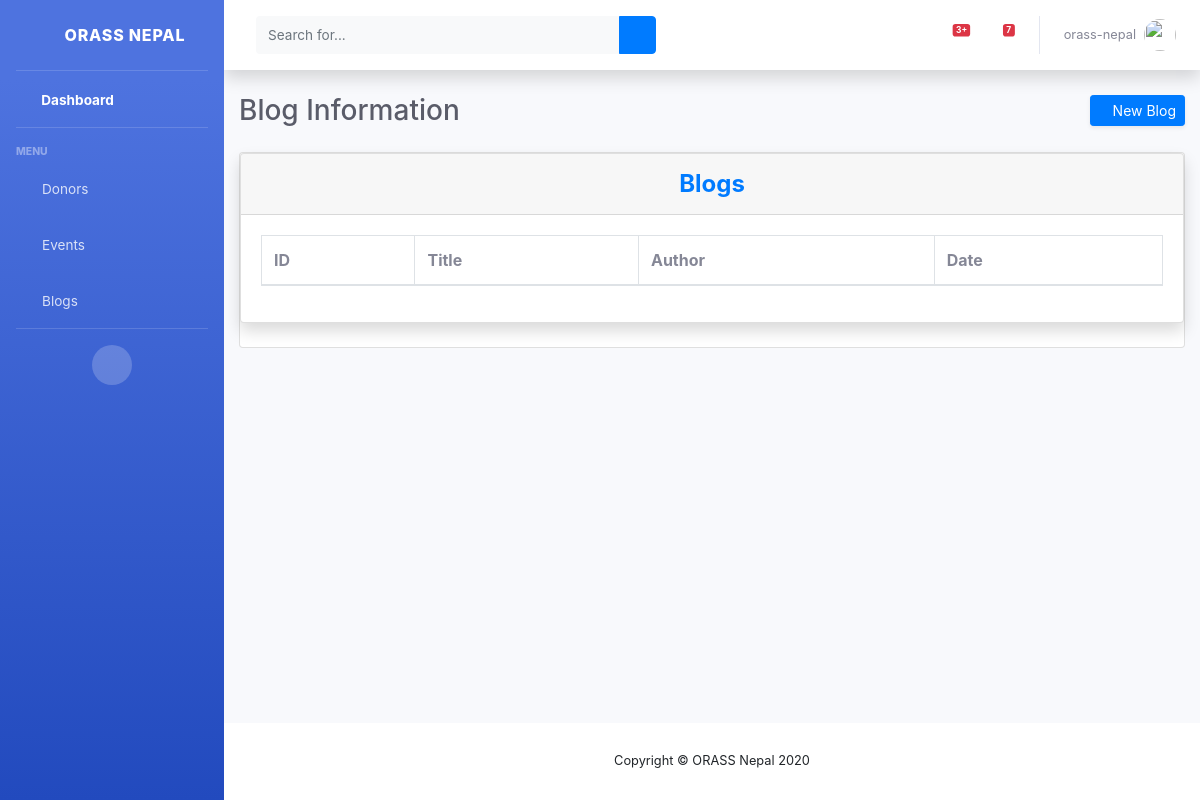
Page /view/blogs/ (signed in) on the earlier database version.
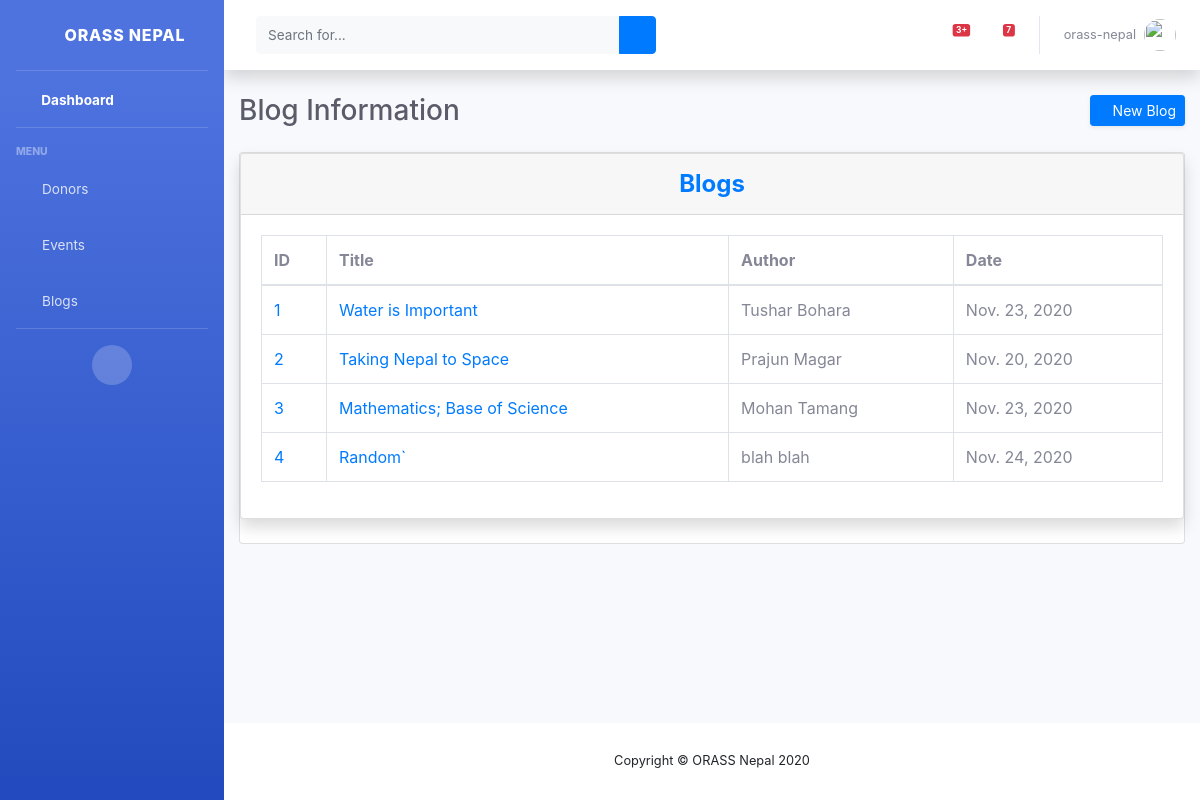
Same page on the later database version.
### web/models.py (models this page shows, shortened)
class Blog(models.Model):
    title = models.CharField(max_length=255)
    category = models.CharField(max_length=150)
    author = models.CharField(max_length=100)
    body = models.TextField()
    post_date = models.DateField(default=timezone.now)

### web/views.py (the view)
# urls.py: path('view/blogs/', login_required(BlogList.as_view(), login_url='/staff'),
class BlogList(ListView):
    model = Blog
    template_name = 'staff/view_blog.html'
    context_object_name = 'blogs'

### web/templates/staff/view_blog.html (shortened to what this page needs)
{% extends "staff/base.html" %}
{% load static %}
{% block css %}
<link href="{% static 'vendor/datatables/dataTables.bootstrap4.min.css' %}" rel="stylesheet">
<link rel="stylesheet" href="https://netdna.bootstrapcdn.com/font-awesome/4.7.0/css/font-awesome.css">
{% endblock css %}
{% block content %}
<div class="d-sm-flex align-items-center justify-content-between mb-4">
    <h1 class="h3 mb-0 text-gray-800">Blog Information</h1>
    <a href="{% url 'web:blog-creation' %}" class="d-none d-sm-inline-block btn btn-sm btn-primary shadow-sm">
        <i class="fas fa-upload fa-sm text-white-50"></i>
        New Blog
    </a>
</div>
<div class="card mb-12">
    <div class="card shadow mb-4">
        <div class="card-header py-3">
            <h4 class="m-0 font-weight-bold text-primary" style="text-align: center">Blogs</h4>
        </div>
        <div class="card-body">
            <div class="table-responsive">
                <table class="table table-bordered" id="dataTable" width="100%" cellspacing="0">
                    <thead>
                    <tr>
                        <th>ID</th>
                        <th>Title </th>
                        <th>Author</th>
                        <th>Date</th>
                    </tr>
                    </thead>
                    <tbody>
                    {% for blog in blogs %}
                        <tr>
                            <td><a href="{% url 'web:blog-detail' blog.id %}">{{ blog.id }}</a></td>
                            <td><a href="{% url 'web:blog-detail' blog.id %}">{{ blog.title }}</a></td>
                            <td>{{ blog.author }}</td>
                            <td>{{ blog.post_date }}</td>
                        </tr>
                    {% endfor %}
                    </tbody>
                </table>
            </div>
        </div>
    </div>
</div>
{% endblock content %}

Differences in the rows shown:
added Blog: id "1", title "Water is Important", author "Tushar Bohara", post_date "Nov. 23, 2020"
added Blog: id "2", title "Taking Nepal to Space", author "Prajun Magar", post_date "Nov. 20, 2020"
added Blog: id "3", title "Mathematics; Base of Science", author "Mohan Tamang", post_date "Nov. 23, 2020"
added Blog: id "4", title "Random`", author "blah blah", post_date "Nov. 24, 2020"
